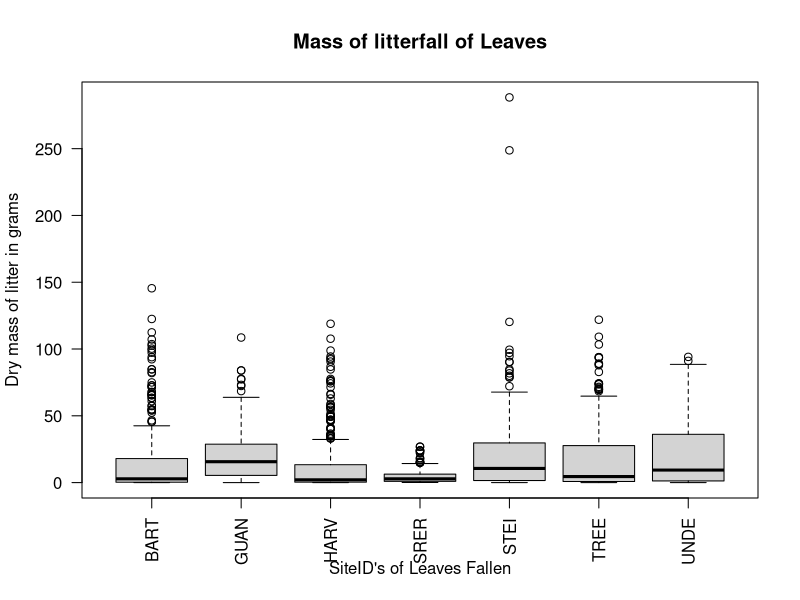

Here is the R script that generated this plot:
## ---- chunk 1
knitr::opts_chunk$set(echo = TRUE)
## ---- chunk 2
# read in litterfall data
litterfall_data <- read.csv("data/ltr_massdata.csv",
                            header = TRUE)
## ---- chunk 3
# subset litterfall data to only show leaves
Leaves <- subset(litterfall_data,
                 functionalGroup == "Leaves")
## ---- chunk 4
# mass of litter by functional type
boxplot(dryMass ~ siteID,
        data = Leaves,
        main = "Mass of litterfall of Leaves",
        xlab = "SiteID's of Leaves Fallen",
        ylab = "Dry mass of litter in grams",
        las = 2)
## ---- chunk 5
# test for significance between the groups
anova(lm(dryMass ~ siteID,
         data = Leaves))
## ---- chunk 6
# subset a certain target site for leaves
Guan_data <- subset(Leaves,
                    siteID == "GUAN")
